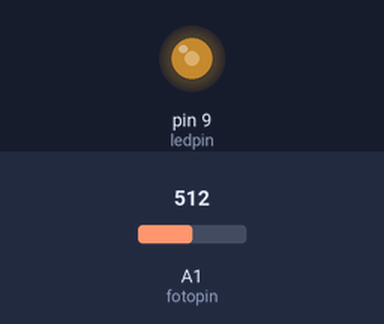
A sketch run on a simulated Arduino Uno, built with avr-gcc and run on an emulated ATmega328P. Shown: output pins drawn as LEDs (lit = HIGH). The inputs (shaded band) are chosen by the test bench; at power-on: A1 (fotopin) = 512. What the sketch prints to the serial monitor is not drawn.

Above: at 1.2 s.
1.3 s: A1 (fotopin) set to 716
At 1.8 s:
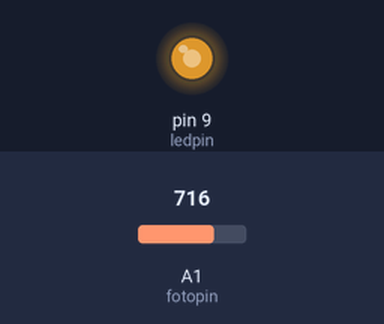
2.8 s: A1 (fotopin) set to 900
At 3.2 s:
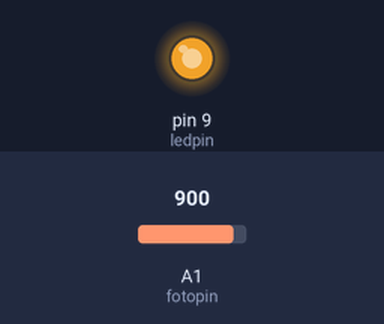
4.3 s: A1 (fotopin) set to 122
At 5.4 s:
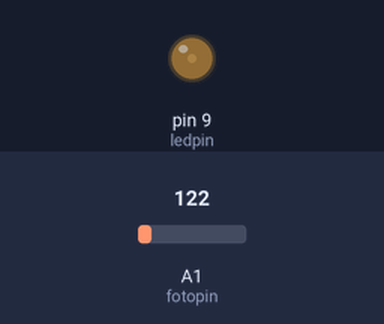
5.8 s: A1 (fotopin) set to 0
At 6.6 s:
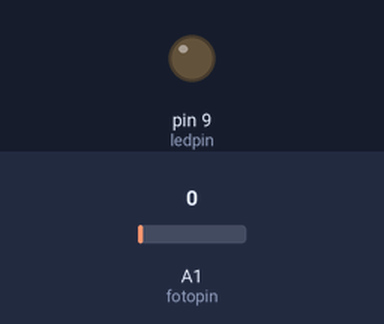
7.3 s: A1 (fotopin) set to 511
At 8.7 s:
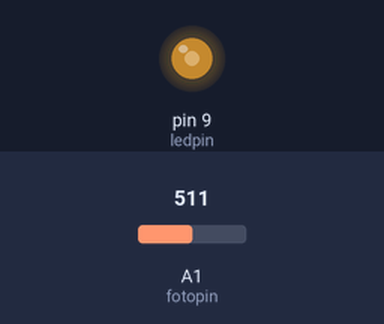
Timing chart, 0 to 9.8 s (numbered marks = the images above; inputs shaded):
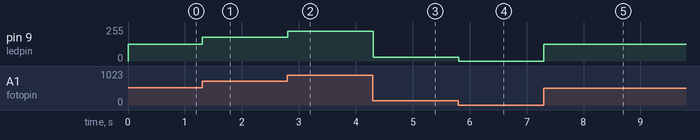

Measured:
- after the input at 1.3 s, pin 9 (ledpin): 127/255 → 178/255 at once
- after the input at 2.8 s, pin 9 (ledpin): 178/255 → 224/255 at once
- after the input at 4.3 s, pin 9 (ledpin): 224/255 → 30/255 at once
- after the input at 5.8 s, pin 9 (ledpin): 30/255 → 0/255 at once
- after the input at 7.3 s, pin 9 (ledpin): 0/255 → 127/255 at once

The sketch:

Fotoled.ino
```cpp
int fotopin = 1; //fotoresistencia
int ledpin = 9; //led
int val = 0; //valoracion

void setup() {

  pinMode(ledpin, OUTPUT);
  pinMode(fotopin, INPUT);
  Serial.begin(9600);
}

void loop() {

  val = map(analogRead(fotopin), 0, 1023, 0, 255);
  Serial.print(val);
  analogWrite(ledpin, val);
  delay(10);
}
```
